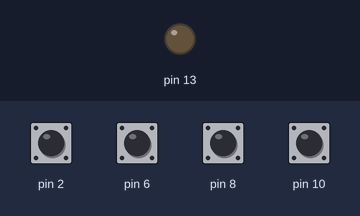
A sketch run on a simulated Arduino Leonardo, built with avr-gcc and run on an emulated ATmega32U4. Parts: output pins drawn as LEDs (lit = HIGH). The test bench sets the inputs (shaded band); at power-on: pin 2, pin 6, pin 8, pin 10 HIGH. What the sketch prints to the serial monitor is not drawn.

Above: at 0.1 s.
Timing chart, 0 to 1.6 s (numbered marks = the images above):
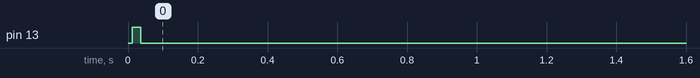

The sketch:

w2_FruitCapacitiveMIDI.ino
```cpp
#include <CapacitiveSensor.h>
#include "MIDIUSB.h"

/*
 * CapitiveSense Library Demo Sketch
 * Paul Badger 2008
 * Uses a high value resistor e.g. 10M between send pin and receive pin
 * Resistor effects sensitivity, experiment with values, 50K - 50M. Larger resistor values yield larger sensor values.
 * Receive pin is the sensor pin - try different amounts of foil/metal on this pin
 */


CapacitiveSensor   oraButt = CapacitiveSensor(4,2);        // 1M resistor between pins 4 & 2, pin 2 is sensor pin, add a wire and or foil if desired
CapacitiveSensor   apButt = CapacitiveSensor(4,6);        // 1M resistor between pins 4 & 6, pin 6 is sensor pin, add a wire and or foil
CapacitiveSensor   baButt = CapacitiveSensor(4,8);        // 1M resistor between pins 4 & 8, pin 8 is sensor pin, add a wire and or foil
CapacitiveSensor   liButt = CapacitiveSensor(4,10);        // 1M resistor between pins 4 & 10, pin 10 is sensor pin, add a wire and or foil

int threshold = 1000;
int touchState = 5;
bool preTouch = false;
bool ifTouch = false;
int note =0;


void setup()
{
   pinMode(13,OUTPUT);
   oraButt.set_CS_AutocaL_Millis(0xFFFFFFFF);     // turn off autocalibrate on channel 1 - just as an example
   apButt.set_CS_AutocaL_Millis(0xFFFFFFFF);     // turn off autocalibrate on channel 1 - just as an example
   baButt.set_CS_AutocaL_Millis(0xFFFFFFFF);     // turn off autocalibrate on channel 1 - just as an example
   liButt.set_CS_AutocaL_Millis(0xFFFFFFFF);     // turn off autocalibrate on channel 1 - just as an example
   Serial.begin(9600);
}

void loop()
{
    long start = millis();
    long ora =  oraButt.capacitiveSensor(30);
    long ap =  apButt.capacitiveSensor(30);
    long ba =  baButt.capacitiveSensor(30);
    long li =  liButt.capacitiveSensor(30);

    if(ora < threshold){
      touchState = 0;
      note = 61;
      }else if(ap < threshold){
       touchState = 1;
       note = 62;
        }else if(ba < threshold){
          touchState = 2;
          note = 63;

          }else if(li < threshold){
           touchState = 3;
           note = 64;

            }else{
            touchState = 5;
            note =0;
            }


    if(touchState == 5){
      ifTouch = false;
     // digitalWrite(13,LOW);
      }else{
        ifTouch = true;
        //digitalWrite(13,HIGH);
        }


    if(preTouch != ifTouch){
      if(ifTouch == true && preTouch == false){
        noteOn(0, note, 64);   // Channel 0, middle C, normal velocity
        MidiUSB.flush();
        digitalWrite(13,HIGH);
        preTouch = ifTouch;
        //Serial.println(note);
        }
        preTouch = ifTouch;
      }else{
        for(int i = 61; i<=64; i++){
          noteOff(0, i, 64);   // Channel 0, middle C, normal velocity
          MidiUSB.flush();
          digitalWrite(13,LOW);
          }
        }

   Serial.print(ora);
   Serial.print("\t");
    Serial.print(ap);
    Serial.print("\t");
    Serial.print(ba);
    Serial.print("\t");
    Serial.print(li);
    Serial.print("\t");

    Serial.print(ifTouch);        // check on performance in milliseconds
    Serial.print("\t");                    // tab character for debug windown spacing
    Serial.println(touchState);                  // print sensor output 1

    delay(10);                             // arbitrary delay to limit data to serial port
}

void noteOn(byte channel, byte pitch, byte velocity) {
  midiEventPacket_t noteOn = {0x09, 0x90 | channel, pitch, velocity};
  MidiUSB.sendMIDI(noteOn);
}

void noteOff(byte channel, byte pitch, byte velocity) {
  midiEventPacket_t noteOff = {0x08, 0x80 | channel, pitch, velocity};
  MidiUSB.sendMIDI(noteOff);
}
```

Measured:
- by itself, pin 13: LOW → HIGH at 0.01 s, → LOW 0.02 s later
